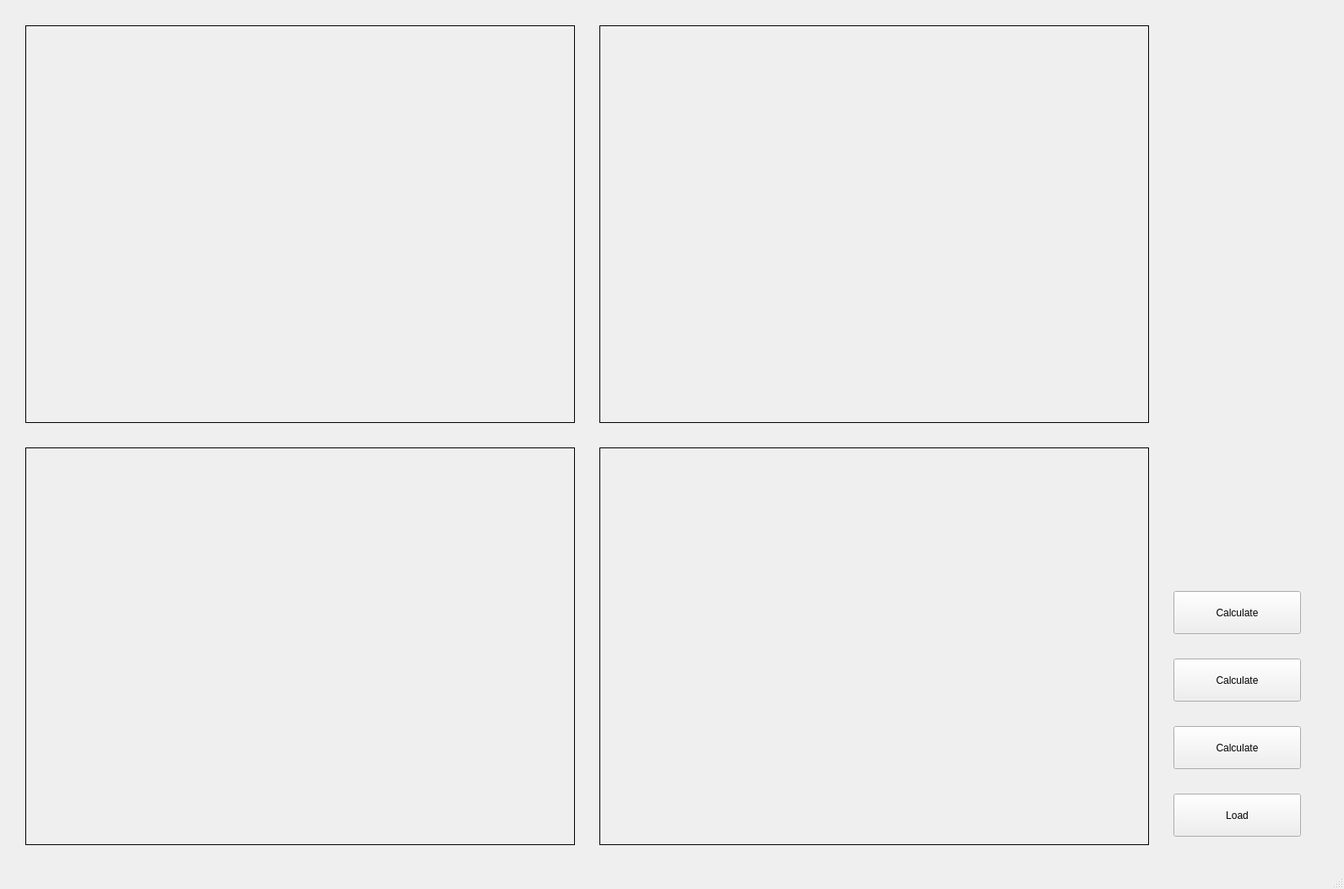
<?xml version="1.0" encoding="UTF-8"?>
<ui version="4.0">
 <class>MainWindow</class>
 <widget class="QMainWindow" name="MainWindow">
  <property name="geometry">
   <rect>
    <x>0</x>
    <y>0</y>
    <width>1592</width>
    <height>1053</height>
   </rect>
  </property>
  <property name="windowTitle">
   <string>MainWindow</string>
  </property>
  <widget class="QWidget" name="centralwidget">
   <widget class="QPushButton" name="loadButton">
    <property name="geometry">
     <rect>
      <x>1390</x>
      <y>940</y>
      <width>151</width>
      <height>51</height>
     </rect>
    </property>
    <property name="text">
     <string>Load</string>
    </property>
   </widget>
   <widget class="QLabel" name="originImageLabel">
    <property name="geometry">
     <rect>
      <x>30</x>
      <y>30</y>
      <width>651</width>
      <height>471</height>
     </rect>
    </property>
    <property name="styleSheet">
     <string notr="true">border-color: rgb(0, 0, 0);border-width: 1.2px; border-style: inset</string>
    </property>
    <property name="text">
     <string/>
    </property>
   </widget>
   <widget class="QLabel" name="resultImageLabel">
    <property name="geometry">
     <rect>
      <x>710</x>
      <y>30</y>
      <width>651</width>
      <height>471</height>
     </rect>
    </property>
    <property name="styleSheet">
     <string notr="true">border-color: rgb(0, 0, 0);border-width: 1.2px; border-style: inset</string>
    </property>
    <property name="text">
     <string/>
    </property>
   </widget>
   <widget class="QLabel" name="plotAngleLabel">
    <property name="geometry">
     <rect>
      <x>710</x>
      <y>530</y>
      <width>651</width>
      <height>471</height>
     </rect>
    </property>
    <property name="styleSheet">
     <string notr="true">border-color: rgb(0, 0, 0);border-width: 1.2px; border-style: inset</string>
    </property>
    <property name="text">
     <string/>
    </property>
   </widget>
   <widget class="QLabel" name="plotMagnitudeLabel">
    <property name="geometry">
     <rect>
      <x>30</x>
      <y>530</y>
      <width>651</width>
      <height>471</height>
     </rect>
    </property>
    <property name="styleSheet">
     <string notr="true">border-color: rgb(0, 0, 0);border-width: 1.2px; border-style: inset</string>
    </property>
    <property name="text">
     <string/>
    </property>
   </widget>
   <widget class="QPushButton" name="calculateButton">
    <property name="geometry">
     <rect>
      <x>1390</x>
      <y>860</y>
      <width>151</width>
      <height>51</height>
     </rect>
    </property>
    <property name="text">
     <string>Calculate</string>
    </property>
   </widget>
   <widget class="QPushButton" name="calculateButton_2">
    <property name="geometry">
     <rect>
      <x>1390</x>
      <y>780</y>
      <width>151</width>
      <height>51</height>
     </rect>
    </property>
    <property name="text">
     <string>Calculate</string>
    </property>
   </widget>
   <widget class="QPushButton" name="calculateButton_3">
    <property name="geometry">
     <rect>
      <x>1390</x>
      <y>700</y>
      <width>151</width>
      <height>51</height>
     </rect>
    </property>
    <property name="text">
     <string>Calculate</string>
    </property>
   </widget>
  </widget>
  <widget class="QMenuBar" name="menubar">
   <property name="geometry">
    <rect>
     <x>0</x>
     <y>0</y>
     <width>1592</width>
     <height>21</height>
    </rect>
   </property>
  </widget>
  <widget class="QStatusBar" name="statusbar"/>
 </widget>
 <resources/>
 <connections/>
</ui>
